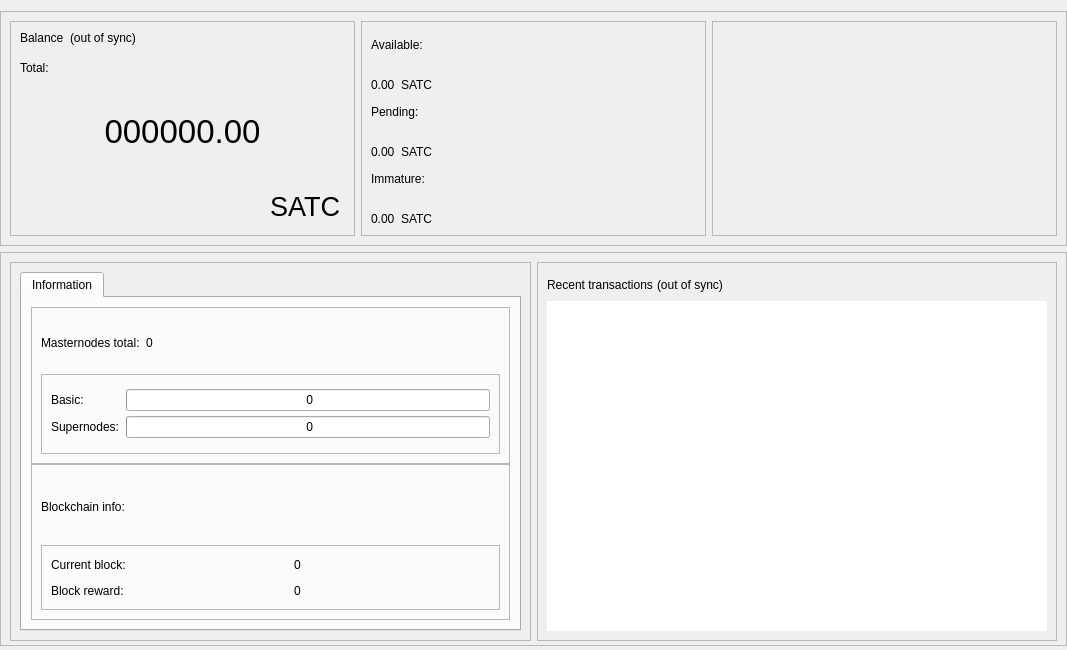
<?xml version="1.0" encoding="UTF-8"?>
<ui version="4.0">
 <class>OverviewPage</class>
 <widget class="QWidget" name="OverviewPage">
  <property name="geometry">
   <rect>
    <x>0</x>
    <y>0</y>
    <width>1067</width>
    <height>650</height>
   </rect>
  </property>
  <property name="minimumSize">
   <size>
    <width>960</width>
    <height>0</height>
   </size>
  </property>
  <property name="windowTitle">
   <string>Form</string>
  </property>
  <layout class="QVBoxLayout" name="topLayout">
   <property name="leftMargin">
    <number>0</number>
   </property>
   <property name="rightMargin">
    <number>0</number>
   </property>
   <property name="bottomMargin">
    <number>4</number>
   </property>
   <item>
    <layout class="QVBoxLayout" name="verticalLayout_main">
     <property name="sizeConstraint">
      <enum>QLayout::SetDefaultConstraint</enum>
     </property>
     <property name="leftMargin">
      <number>0</number>
     </property>
     <property name="rightMargin">
      <number>0</number>
     </property>
     <item>
      <widget class="QFrame" name="frame_blue">
       <property name="enabled">
        <bool>true</bool>
       </property>
       <property name="sizePolicy">
        <sizepolicy hsizetype="Preferred" vsizetype="Preferred">
         <horstretch>0</horstretch>
         <verstretch>0</verstretch>
        </sizepolicy>
       </property>
       <property name="minimumSize">
        <size>
         <width>1065</width>
         <height>220</height>
        </size>
       </property>
       <property name="maximumSize">
        <size>
         <width>16777215</width>
         <height>16777215</height>
        </size>
       </property>
       <property name="sizeIncrement">
        <size>
         <width>0</width>
         <height>0</height>
        </size>
       </property>
       <property name="baseSize">
        <size>
         <width>0</width>
         <height>500</height>
        </size>
       </property>
       <property name="frameShape">
        <enum>QFrame::StyledPanel</enum>
       </property>
       <property name="frameShadow">
        <enum>QFrame::Raised</enum>
       </property>
       <layout class="QHBoxLayout" name="horizontalLayout">
        <item>
         <widget class="QFrame" name="frame_blue_1">
          <property name="minimumSize">
           <size>
            <width>345</width>
            <height>200</height>
           </size>
          </property>
          <property name="maximumSize">
           <size>
            <width>16777215</width>
            <height>16777215</height>
           </size>
          </property>
          <property name="frameShape">
           <enum>QFrame::StyledPanel</enum>
          </property>
          <property name="frameShadow">
           <enum>QFrame::Raised</enum>
          </property>
          <layout class="QHBoxLayout" name="horizontalLayout_2">
           <item>
            <layout class="QVBoxLayout" name="verticalLayout">
             <item>
              <layout class="QHBoxLayout" name="horizontalLayout_3">
               <property name="spacing">
                <number>6</number>
               </property>
               <property name="sizeConstraint">
                <enum>QLayout::SetFixedSize</enum>
               </property>
               <item>
                <widget class="QLabel" name="label_5">
                 <property name="minimumSize">
                  <size>
                   <width>0</width>
                   <height>24</height>
                  </size>
                 </property>
                 <property name="maximumSize">
                  <size>
                   <width>16777215</width>
                   <height>24</height>
                  </size>
                 </property>
                 <property name="text">
                  <string>Balance</string>
                 </property>
                 <property name="alignment">
                  <set>Qt::AlignLeading|Qt::AlignLeft|Qt::AlignTop</set>
                 </property>
                </widget>
               </item>
               <item>
                <widget class="QLabel" name="labelWalletStatus">
                 <property name="minimumSize">
                  <size>
                   <width>0</width>
                   <height>24</height>
                  </size>
                 </property>
                 <property name="maximumSize">
                  <size>
                   <width>16777215</width>
                   <height>24</height>
                  </size>
                 </property>
                 <property name="text">
                  <string>(out of sync)</string>
                 </property>
                 <property name="alignment">
                  <set>Qt::AlignLeading|Qt::AlignLeft|Qt::AlignTop</set>
                 </property>
                </widget>
               </item>
               <item>
                <spacer name="horizontalSpacer">
                 <property name="orientation">
                  <enum>Qt::Horizontal</enum>
                 </property>
                 <property name="sizeHint" stdset="0">
                  <size>
                   <width>40</width>
                   <height>20</height>
                  </size>
                 </property>
                </spacer>
               </item>
              </layout>
             </item>
             <item>
              <widget class="QLabel" name="labelTotalText">
               <property name="maximumSize">
                <size>
                 <width>16777215</width>
                 <height>15</height>
                </size>
               </property>
               <property name="text">
                <string>Total:</string>
               </property>
              </widget>
             </item>
             <item>
              <widget class="QLabel" name="labelTotal">
               <property name="sizePolicy">
                <sizepolicy hsizetype="Preferred" vsizetype="Preferred">
                 <horstretch>0</horstretch>
                 <verstretch>0</verstretch>
                </sizepolicy>
               </property>
               <property name="minimumSize">
                <size>
                 <width>0</width>
                 <height>100</height>
                </size>
               </property>
               <property name="maximumSize">
                <size>
                 <width>16777215</width>
                 <height>100</height>
                </size>
               </property>
               <property name="font">
                <font>
                 <pointsize>25</pointsize>
                 <weight>50</weight>
                 <bold>false</bold>
                </font>
               </property>
               <property name="mouseTracking">
                <bool>false</bool>
               </property>
               <property name="text">
                <string>000000.00</string>
               </property>
               <property name="alignment">
                <set>Qt::AlignCenter</set>
               </property>
              </widget>
             </item>
             <item>
              <layout class="QHBoxLayout" name="horizontalLayout_11">
               <item>
                <spacer name="horizontalSpacer_8">
                 <property name="orientation">
                  <enum>Qt::Horizontal</enum>
                 </property>
                 <property name="sizeHint" stdset="0">
                  <size>
                   <width>40</width>
                   <height>20</height>
                  </size>
                 </property>
                </spacer>
               </item>
               <item>
                <widget class="QPushButton" name="blabel_SATC">
                 <property name="font">
                  <font>
                   <pointsize>20</pointsize>
                   <italic>false</italic>
                   <kerning>true</kerning>
                  </font>
                 </property>
                 <property name="cursor">
                  <cursorShape>PointingHandCursor</cursorShape>
                 </property>
                 <property name="text">
                  <string>SATC</string>
                 </property>
                 <property name="flat">
                  <bool>true</bool>
                 </property>
                </widget>
               </item>
              </layout>
             </item>
            </layout>
           </item>
          </layout>
         </widget>
        </item>
        <item>
         <widget class="QFrame" name="frame_blue_2">
          <property name="minimumSize">
           <size>
            <width>345</width>
            <height>200</height>
           </size>
          </property>
          <property name="maximumSize">
           <size>
            <width>16777215</width>
            <height>16777215</height>
           </size>
          </property>
          <property name="frameShape">
           <enum>QFrame::StyledPanel</enum>
          </property>
          <property name="frameShadow">
           <enum>QFrame::Raised</enum>
          </property>
          <layout class="QVBoxLayout" name="verticalLayout_3">
           <item>
            <layout class="QVBoxLayout" name="verticalLayout_2">
             <item>
              <widget class="QLabel" name="labelBalanceText">
               <property name="text">
                <string>Available:</string>
               </property>
              </widget>
             </item>
             <item>
              <layout class="QHBoxLayout" name="horizontalLayout_4">
               <item>
                <widget class="QLabel" name="labelBalance">
                 <property name="text">
                  <string>0.00</string>
                 </property>
                 <property name="alignment">
                  <set>Qt::AlignBottom|Qt::AlignLeading|Qt::AlignLeft</set>
                 </property>
                </widget>
               </item>
               <item>
                <widget class="QLabel" name="label_SATC2">
                 <property name="text">
                  <string>SATC</string>
                 </property>
                 <property name="alignment">
                  <set>Qt::AlignBottom|Qt::AlignLeading|Qt::AlignLeft</set>
                 </property>
                </widget>
               </item>
               <item>
                <spacer name="horizontalSpacer_3">
                 <property name="orientation">
                  <enum>Qt::Horizontal</enum>
                 </property>
                 <property name="sizeHint" stdset="0">
                  <size>
                   <width>40</width>
                   <height>20</height>
                  </size>
                 </property>
                </spacer>
               </item>
              </layout>
             </item>
             <item>
              <widget class="QLabel" name="labelPendingText">
               <property name="text">
                <string>Pending:</string>
               </property>
              </widget>
             </item>
             <item>
              <layout class="QHBoxLayout" name="horizontalLayout_5">
               <item>
                <widget class="QLabel" name="labelUnconfirmed">
                 <property name="text">
                  <string>0.00</string>
                 </property>
                 <property name="alignment">
                  <set>Qt::AlignBottom|Qt::AlignLeading|Qt::AlignLeft</set>
                 </property>
                </widget>
               </item>
               <item>
                <widget class="QLabel" name="label_SATC3">
                 <property name="text">
                  <string>SATC</string>
                 </property>
                 <property name="alignment">
                  <set>Qt::AlignBottom|Qt::AlignLeading|Qt::AlignLeft</set>
                 </property>
                </widget>
               </item>
               <item>
                <spacer name="horizontalSpacer_4">
                 <property name="orientation">
                  <enum>Qt::Horizontal</enum>
                 </property>
                 <property name="sizeHint" stdset="0">
                  <size>
                   <width>40</width>
                   <height>20</height>
                  </size>
                 </property>
                </spacer>
               </item>
              </layout>
             </item>
             <item>
              <widget class="QLabel" name="labelImmatureText">
               <property name="text">
                <string>Immature:</string>
               </property>
              </widget>
             </item>
             <item>
              <layout class="QHBoxLayout" name="horizontalLayout_6">
               <item>
                <widget class="QLabel" name="labelImmature">
                 <property name="text">
                  <string>0.00</string>
                 </property>
                 <property name="alignment">
                  <set>Qt::AlignBottom|Qt::AlignLeading|Qt::AlignLeft</set>
                 </property>
                </widget>
               </item>
               <item>
                <widget class="QLabel" name="label_SATC4">
                 <property name="text">
                  <string>SATC</string>
                 </property>
                 <property name="alignment">
                  <set>Qt::AlignBottom|Qt::AlignLeading|Qt::AlignLeft</set>
                 </property>
                </widget>
               </item>
               <item>
                <spacer name="horizontalSpacer_5">
                 <property name="orientation">
                  <enum>Qt::Horizontal</enum>
                 </property>
                 <property name="sizeHint" stdset="0">
                  <size>
                   <width>40</width>
                   <height>20</height>
                  </size>
                 </property>
                </spacer>
               </item>
              </layout>
             </item>
            </layout>
           </item>
          </layout>
         </widget>
        </item>
        <item>
         <spacer name="horizontalSpacer_9">
          <property name="orientation">
           <enum>Qt::Horizontal</enum>
          </property>
          <property name="sizeHint" stdset="0">
           <size>
            <width>40</width>
            <height>20</height>
           </size>
          </property>
         </spacer>
        </item>
        <item>
         <widget class="QFrame" name="frame_blue_3">
          <property name="minimumSize">
           <size>
            <width>345</width>
            <height>200</height>
           </size>
          </property>
          <property name="maximumSize">
           <size>
            <width>16777215</width>
            <height>16777215</height>
           </size>
          </property>
          <property name="frameShape">
           <enum>QFrame::StyledPanel</enum>
          </property>
          <property name="frameShadow">
           <enum>QFrame::Raised</enum>
          </property>
          <layout class="QVBoxLayout" name="verticalLayout_5">
           <item>
            <layout class="QVBoxLayout" name="verticalLayout_4"/>
           </item>
          </layout>
         </widget>
        </item>
       </layout>
      </widget>
     </item>
     <item>
      <widget class="QFrame" name="frame_bottom">
       <property name="minimumSize">
        <size>
         <width>0</width>
         <height>100</height>
        </size>
       </property>
       <property name="maximumSize">
        <size>
         <width>16777215</width>
         <height>16777215</height>
        </size>
       </property>
       <property name="frameShape">
        <enum>QFrame::StyledPanel</enum>
       </property>
       <property name="frameShadow">
        <enum>QFrame::Raised</enum>
       </property>
       <layout class="QHBoxLayout" name="horizontalLayout_7">
        <property name="bottomMargin">
         <number>4</number>
        </property>
        <item>
         <widget class="QFrame" name="frame_bottom_1">
          <property name="minimumSize">
           <size>
            <width>355</width>
            <height>100</height>
           </size>
          </property>
          <property name="maximumSize">
           <size>
            <width>16777215</width>
            <height>16777215</height>
           </size>
          </property>
          <property name="frameShape">
           <enum>QFrame::StyledPanel</enum>
          </property>
          <property name="frameShadow">
           <enum>QFrame::Raised</enum>
          </property>
          <layout class="QVBoxLayout" name="verticalLayout_9">
           <property name="bottomMargin">
            <number>9</number>
           </property>
           <item>
            <layout class="QVBoxLayout" name="verticalLayout_7">
             <item>
              <widget class="QTabWidget" name="AdditionalFeatures">
               <property name="currentIndex">
                <number>0</number>
               </property>
               <widget class="QWidget" name="TabInformation">
                <attribute name="title">
                 <string>Information</string>
                </attribute>
                <layout class="QVBoxLayout" name="verticalLayout_13">
                 <item>
                  <layout class="QVBoxLayout" name="verticalLayout_11">
                   <property name="spacing">
                    <number>0</number>
                   </property>
                   <item>
                    <layout class="QVBoxLayout" name="verticalLayout_16"/>
                   </item>
                   <item>
                    <widget class="QFrame" name="frameMnInfo">
                     <property name="minimumSize">
                      <size>
                       <width>0</width>
                       <height>100</height>
                      </size>
                     </property>
                     <property name="frameShape">
                      <enum>QFrame::StyledPanel</enum>
                     </property>
                     <property name="frameShadow">
                      <enum>QFrame::Raised</enum>
                     </property>
                     <layout class="QVBoxLayout" name="verticalLayout_17">
                      <item>
                       <layout class="QHBoxLayout" name="horizontalLayout_9">
                        <item>
                         <widget class="QLabel" name="labelMnTotal">
                          <property name="minimumSize">
                           <size>
                            <width>0</width>
                            <height>0</height>
                           </size>
                          </property>
                          <property name="maximumSize">
                           <size>
                            <width>16777215</width>
                            <height>16777215</height>
                           </size>
                          </property>
                          <property name="text">
                           <string>Masternodes total:</string>
                          </property>
                         </widget>
                        </item>
                        <item>
                         <widget class="QLabel" name="labelMnTotal_Value">
                          <property name="text">
                           <string>0</string>
                          </property>
                         </widget>
                        </item>
                        <item>
                         <spacer name="horizontalSpacer_7">
                          <property name="orientation">
                           <enum>Qt::Horizontal</enum>
                          </property>
                          <property name="sizeHint" stdset="0">
                           <size>
                            <width>40</width>
                            <height>20</height>
                           </size>
                          </property>
                         </spacer>
                        </item>
                       </layout>
                      </item>
                      <item>
                       <widget class="QFrame" name="frameMnInfoLevels">
                        <property name="minimumSize">
                         <size>
                          <width>0</width>
                          <height>80</height>
                         </size>
                        </property>
                        <property name="frameShape">
                         <enum>QFrame::StyledPanel</enum>
                        </property>
                        <property name="frameShadow">
                         <enum>QFrame::Raised</enum>
                        </property>
                        <layout class="QGridLayout" name="gridLayout_2">
                         <property name="horizontalSpacing">
                          <number>6</number>
                         </property>
                         <property name="verticalSpacing">
                          <number>0</number>
                         </property>
                         <item row="0" column="1">
                          <widget class="QProgressBar" name="graphMN1">
                           <property name="minimumSize">
                            <size>
                             <width>0</width>
                             <height>20</height>
                            </size>
                           </property>
                           <property name="maximumSize">
                            <size>
                             <width>16777215</width>
                             <height>16777215</height>
                            </size>
                           </property>
                           <property name="value">
                            <number>0</number>
                           </property>
                           <property name="format">
                            <string> %v</string>
                           </property>
                          </widget>
                         </item>
                         <item row="1" column="1">
                          <widget class="QProgressBar" name="graphMN2">
                           <property name="minimumSize">
                            <size>
                             <width>0</width>
                             <height>20</height>
                            </size>
                           </property>
                           <property name="maximumSize">
                            <size>
                             <width>16777215</width>
                             <height>16777215</height>
                            </size>
                           </property>
                           <property name="value">
                            <number>0</number>
                           </property>
                           <property name="format">
                            <string> %v</string>
                           </property>
                          </widget>
                         </item>
                         <item row="1" column="0">
                          <widget class="QLabel" name="label_2">
                           <property name="minimumSize">
                            <size>
                             <width>0</width>
                             <height>0</height>
                            </size>
                           </property>
                           <property name="maximumSize">
                            <size>
                             <width>16777215</width>
                             <height>16777215</height>
                            </size>
                           </property>
                           <property name="text">
                            <string>Supernodes:</string>
                           </property>
                          </widget>
                         </item>
                         <item row="0" column="0">
                          <widget class="QLabel" name="label">
                           <property name="minimumSize">
                            <size>
                             <width>0</width>
                             <height>0</height>
                            </size>
                           </property>
                           <property name="maximumSize">
                            <size>
                             <width>16777215</width>
                             <height>16777215</height>
                            </size>
                           </property>
                           <property name="text">
                            <string>Basic:</string>
                           </property>
                          </widget>
                         </item>
                        </layout>
                       </widget>
                      </item>
                     </layout>
                    </widget>
                   </item>
                   <item>
                    <widget class="QFrame" name="frameBlockchainInfo">
                     <property name="minimumSize">
                      <size>
                       <width>0</width>
                       <height>100</height>
                      </size>
                     </property>
                     <property name="frameShape">
                      <enum>QFrame::StyledPanel</enum>
                     </property>
                     <property name="frameShadow">
                      <enum>QFrame::Raised</enum>
                     </property>
                     <layout class="QVBoxLayout" name="verticalLayout_18">
                      <item>
                       <widget class="QLabel" name="label_blockchaininfo">
                        <property name="text">
                         <string>Blockchain info:</string>
                        </property>
                       </widget>
                      </item>
                      <item>
                       <widget class="QFrame" name="frameBlockchainInfoData">
                        <property name="minimumSize">
                         <size>
                          <width>0</width>
                          <height>0</height>
                         </size>
                        </property>
                        <property name="frameShape">
                         <enum>QFrame::StyledPanel</enum>
                        </property>
                        <property name="frameShadow">
                         <enum>QFrame::Raised</enum>
                        </property>
                        <layout class="QGridLayout" name="gridLayout_3">
                         <property name="verticalSpacing">
                          <number>6</number>
                         </property>
                         <item row="0" column="0">
                          <widget class="QLabel" name="label_CurrentBlock">
                           <property name="minimumSize">
                            <size>
                             <width>0</width>
                             <height>0</height>
                            </size>
                           </property>
                           <property name="maximumSize">
                            <size>
                             <width>16777215</width>
                             <height>16777215</height>
                            </size>
                           </property>
                           <property name="text">
                            <string>Current block:</string>
                           </property>
                          </widget>
                         </item>
                         <item row="1" column="0">
                          <widget class="QLabel" name="label_CurrentBlockReward">
                           <property name="text">
                            <string>Block reward:</string>
                           </property>
                          </widget>
                         </item>
                         <item row="1" column="2">
                          <widget class="QLabel" name="label_CurrentBlockReward_value">
                           <property name="text">
                            <string>0</string>
                           </property>
                          </widget>
                         </item>
                         <item row="0" column="1">
                          <spacer name="horizontalSpacer_6">
                           <property name="orientation">
                            <enum>Qt::Horizontal</enum>
                           </property>
                           <property name="sizeType">
                            <enum>QSizePolicy::Fixed</enum>
                           </property>
                           <property name="sizeHint" stdset="0">
                            <size>
                             <width>40</width>
                             <height>20</height>
                            </size>
                           </property>
                          </spacer>
                         </item>
                         <item row="0" column="2">
                          <widget class="QLabel" name="label_CurrentBlock_value">
                           <property name="text">
                            <string>0</string>
                           </property>
                          </widget>
                         </item>
                        </layout>
                       </widget>
                      </item>
                     </layout>
                    </widget>
                   </item>
                  </layout>
                 </item>
                </layout>
               </widget>
              </widget>
             </item>
            </layout>
           </item>
          </layout>
         </widget>
        </item>
        <item>
         <widget class="QFrame" name="frame_bottom_2">
          <property name="minimumSize">
           <size>
            <width>0</width>
            <height>100</height>
           </size>
          </property>
          <property name="maximumSize">
           <size>
            <width>16777215</width>
            <height>16777215</height>
           </size>
          </property>
          <property name="frameShape">
           <enum>QFrame::StyledPanel</enum>
          </property>
          <property name="frameShadow">
           <enum>QFrame::Raised</enum>
          </property>
          <layout class="QVBoxLayout" name="verticalLayout_10">
           <item>
            <layout class="QVBoxLayout" name="verticalLayout_8">
             <property name="spacing">
              <number>4</number>
             </property>
             <item>
              <layout class="QHBoxLayout" name="horizontalLayout_8">
               <item>
                <widget class="QLabel" name="label_4">
                 <property name="minimumSize">
                  <size>
                   <width>0</width>
                   <height>25</height>
                  </size>
                 </property>
                 <property name="maximumSize">
                  <size>
                   <width>16777215</width>
                   <height>25</height>
                  </size>
                 </property>
                 <property name="text">
                  <string>Recent transactions</string>
                 </property>
                </widget>
               </item>
               <item>
                <widget class="QLabel" name="labelTransactionsStatus">
                 <property name="text">
                  <string>(out of sync)</string>
                 </property>
                </widget>
               </item>
               <item>
                <spacer name="horizontalSpacer_2">
                 <property name="orientation">
                  <enum>Qt::Horizontal</enum>
                 </property>
                 <property name="sizeHint" stdset="0">
                  <size>
                   <width>40</width>
                   <height>20</height>
                  </size>
                 </property>
                </spacer>
               </item>
              </layout>
             </item>
             <item>
              <widget class="QListView" name="listTransactions">
               <property name="sizePolicy">
                <sizepolicy hsizetype="Expanding" vsizetype="Expanding">
                 <horstretch>0</horstretch>
                 <verstretch>0</verstretch>
                </sizepolicy>
               </property>
               <property name="maximumSize">
                <size>
                 <width>16777215</width>
                 <height>600</height>
                </size>
               </property>
               <property name="styleSheet">
                <string notr="true"/>
               </property>
               <property name="frameShape">
                <enum>QFrame::NoFrame</enum>
               </property>
               <property name="verticalScrollBarPolicy">
                <enum>Qt::ScrollBarAlwaysOff</enum>
               </property>
               <property name="horizontalScrollBarPolicy">
                <enum>Qt::ScrollBarAlwaysOff</enum>
               </property>
               <property name="alternatingRowColors">
                <bool>true</bool>
               </property>
              </widget>
             </item>
            </layout>
           </item>
          </layout>
         </widget>
        </item>
       </layout>
      </widget>
     </item>
    </layout>
   </item>
  </layout>
 </widget>
 <resources/>
 <connections/>
</ui>
